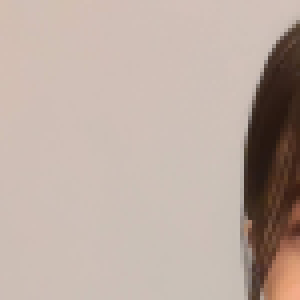
#> input picture CROP/1.png, 75 x 75 px (shown 4 times larger); its folder holds only this picture in this run
$ python compare_imgs.py
#> lines starting #> are read from the running program, lines starting #| are printed output that depends on the picture
import numpy as np
import cv2
import glob, os
import re
import matplotlib.pyplot as plt
from tkinter import Tk
from tkinter.filedialog import askopenfilename

img_w = 75
img_h = 75

def mse(imageA, imageB):
	# the 'Mean Squared Error' between the two images is the
	# sum of the squared difference between the two images;
	# NOTE: the two images must have the same dimension
	err = np.sum((imageA.astype("float") - imageB.astype("float")) ** 2)
	err /= float(imageA.shape[0] * imageA.shape[1])

	# return the MSE, the lower the error, the more "similar"
	# the two images are
	return err

def compare_images(imageA, imageB, filename):
	# compute the mean squared error and structural similarity
	# index for the images
	m = mse(imageA, imageB)
	# s = ssim(imageA, imageB)
	# setup the figure
	print("%s - MSE: %.2f" % (filename, m))
	if m == 0:
		print("\nThe input image is %s" % (re.findall('\d+', filename))[0])
		return (re.findall('\d+', filename))[0]
	else:
		return 0

puzzle = np.ones((225,225,3))

img_num = input("Start? (y/n) ")
#> the answer given: y

while str(img_num) != 'n' :

	try:
		Tk().withdraw() # we don't want a full GUI, so keep the root window from appearing
		filename = askopenfilename(filetypes=[("Image files", "*.png *.jpg *.jpeg")]) # show an "Open" dialog box and return the path to the selected file
#> the answer given: CROP/1.png
		print(filename)
		input_img = cv2.imread(filename)
#> input_img is the input picture: shape (75, 75, 3); mean B, G, R 162.3, 171.7, 188.5
		input_img = cv2.resize(input_img, (img_w, img_h), interpolation=cv2.INTER_AREA)

	except :
		print ("\nNo file selected.\n")
		img_num = input("Continue? (y/n) ")
		continue

	input_img = cv2.cvtColor(input_img, cv2.COLOR_BGR2RGB)

	folder = '/Users/zhejing/Puzzle/CROP/*.png'
	num = 0
	for data_img in glob.glob(folder):
		filename = os.path.basename(data_img)
		data_img = cv2.imread(data_img)
		data_img = cv2.cvtColor(data_img, cv2.COLOR_BGR2RGB)
		num = int(compare_images(input_img, data_img, filename))
#> in mse, `err = np.sum((imageA.astype("float") - imageB.astype("float")) ** 2)`: err = 0
#| 1.png - MSE: 0.00
#> num = 1
		y = ((num-1) // 3) * img_h
#> y = 0
		x = ((num-1) % 3) * img_w
#> x = 0
		print(x, y)
#| 0 0

		if num:
			puzzle[y:y+img_h, x:x+img_w] = input_img
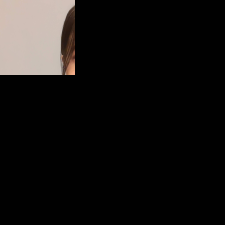
#> puzzle: shape (225, 225, 3) float64; mean R, G, B 21.8, 20, 18.9
			break

	if not num:
		print("\nNo such part in your puzzle!")

	img_num = input("Continue? (y/n) ")
#> the answer given: n

plt.axis('off')
plt.imshow(puzzle.astype('uint8'))
plt.show()

$ run again, on CROP/5.png
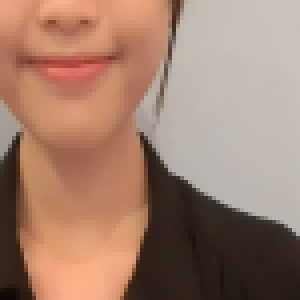
#> input picture CROP/5.png, 75 x 75 px (shown 4 times larger)
#> input_img is the input picture: shape (75, 75, 3); mean B, G, R 110.1, 127.1, 161.4
#> err = 0
#| 5.png - MSE: 0.00
#> num = 5
#> y = 75
#| 75 75
#> `puzzle[y:y+img_h, x:x+img_w] = input_img`:
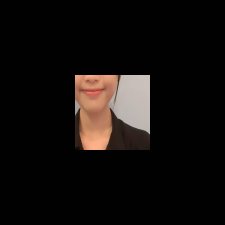
#> puzzle: shape (225, 225, 3) float64; mean R, G, B 18.8, 15, 13.1

$ run again, on CROP/6.png
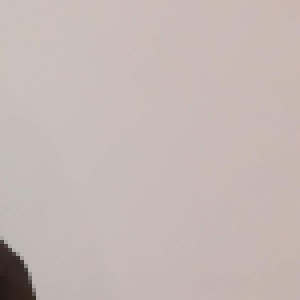
#> input picture CROP/6.png, 75 x 75 px (shown 4 times larger)
#> input_img is the input picture: shape (75, 75, 3); mean B, G, R 180.1, 184.4, 196.4
#> err = 0
#| 6.png - MSE: 0.00
#> num = 6
#> y = 75
#> x = 150
#| 150 75
#> `puzzle[y:y+img_h, x:x+img_w] = input_img`:
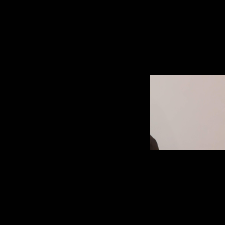
#> puzzle: shape (225, 225, 3) float64; mean R, G, B 22.7, 21.4, 20.9

$ run again, on CROP/7.png
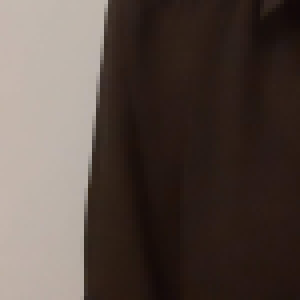
#> input picture CROP/7.png, 75 x 75 px (shown 4 times larger)
#> input_img is the input picture: shape (75, 75, 3); mean B, G, R 66.9, 73.4, 86
#> err = 0
#| 7.png - MSE: 0.00
#> num = 7
#> y = 150
#> x = 0
#| 0 150
#> `puzzle[y:y+img_h, x:x+img_w] = input_img`:
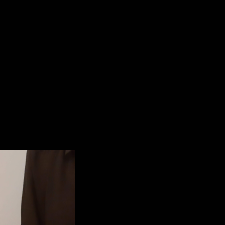
#> puzzle: shape (225, 225, 3) float64; mean R, G, B 10.4, 9, 8.3

$ run again, on CROP/2.png
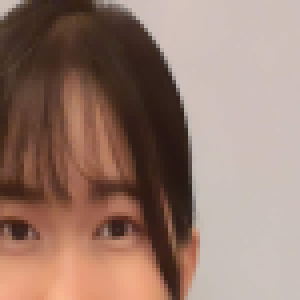
#> input picture CROP/2.png, 75 x 75 px (shown 4 times larger)
#> input_img is the input picture: shape (75, 75, 3); mean B, G, R 111, 123.2, 151.2
#> err = 0
#| 2.png - MSE: 0.00
#> num = 2
#> y = 0
#> x = 75
#| 75 0
#> `puzzle[y:y+img_h, x:x+img_w] = input_img`:
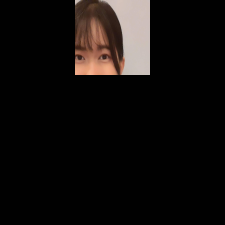
#> puzzle: shape (225, 225, 3) float64; mean R, G, B 17.7, 14.6, 13.2
